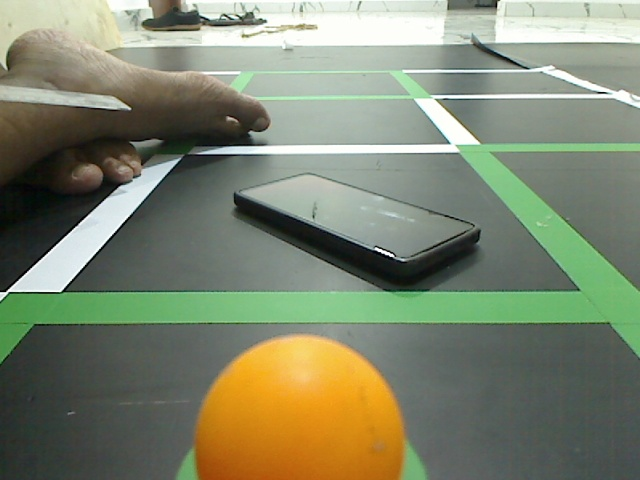
#> input picture software/RPI/captured_image.jpg, 640 x 480 px, given in place of the camera
$ python line_det.py
#> lines starting #> are read from the running program, lines starting #| are printed output that depends on the picture; after the words box and inside, x2 and y2 are one past the last pixel; in counts of white or black regions, pixels touching at a corner belong together
#> in main, frame is the input picture: shape (480, 640, 3); mean B, G, R 110.4, 133.5, 126.8
import cv2
import numpy as np

def detect_adjacent_line_color(frame):
    """
    Detect the color of the line adjacent to the robot's current position
    Returns: The detected color ('green', 'white', or 'unknown')
    """
    # Convert frame to HSV color space for better color detection
    hsv = cv2.cvtColor(frame, cv2.COLOR_BGR2HSV)
#> hsv: shape (480, 640, 3); mean H, S, V 55.8, 53.6, 140.3

    # Define color ranges
    lower_green = np.array([40, 40, 40])
    upper_green = np.array([90, 255, 255])

    lower_white = np.array([0, 0, 150])
    upper_white = np.array([180, 30, 255])

    # Create color masks
    green_mask = cv2.inRange(hsv, lower_green, upper_green)
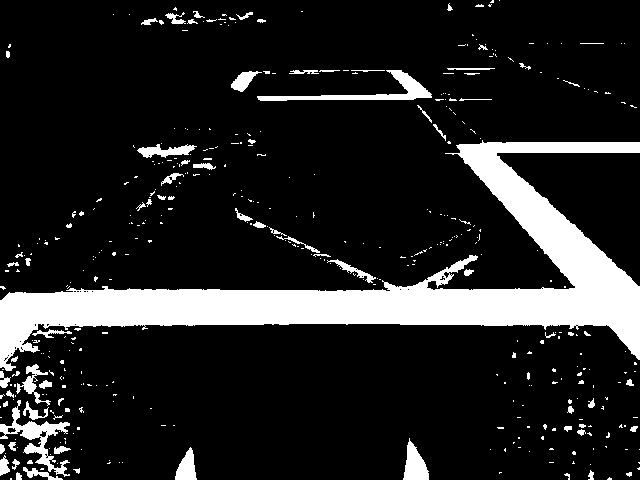
#> green_mask: shape (480, 640); 14.3% white; 421 white regions (345 under 20 px), largest, box (x1, y1, x2, y2) and area: (0, 140, 640, 371) 33953, (0, 400, 70, 477) 1332, (257, 70, 432, 101) 1306
    white_mask = cv2.inRange(hsv, lower_white, upper_white)
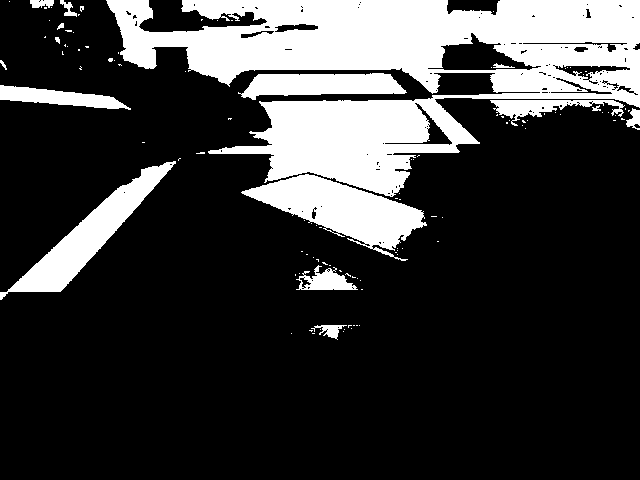
#> white_mask: shape (480, 640); 22.7% white; 111 white regions (95 under 20 px), largest, box (x1, y1, x2, y2) and area: (106, 0, 640, 197) 49470, (241, 174, 427, 261) 6887, (0, 161, 176, 300) 5467

    # Get image dimensions
    height, width = frame.shape[:2]
#> height = 480; width = 640

    # Define the region to analyze (bottom half of the frame)
    roi_y = height // 2
#> roi_y = 240
    roi_height = height // 2
#> roi_height = 240
    roi_x = 0
    roi_width = width
#> roi_width = 640

    # Create region of interest
    roi = frame[roi_y:roi_y+roi_height, roi_x:roi_x+roi_width]
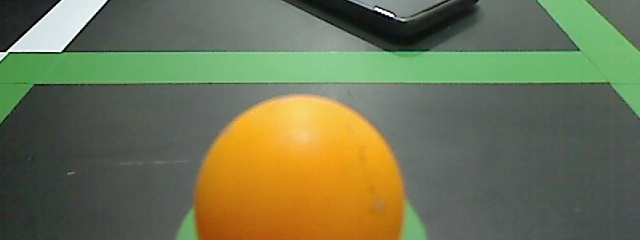
#> roi: shape (240, 640, 3); mean B, G, R 82.9, 115.6, 110.8
    green_roi = green_mask[roi_y:roi_y+roi_height, roi_x:roi_x+roi_width]
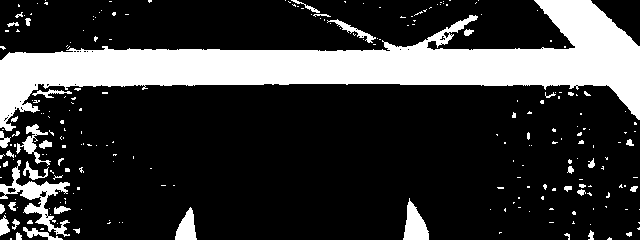
#> green_roi: shape (240, 640); 21.9% white; 237 white regions (196 under 20 px), largest, box (x1, y1, x2, y2) and area: (0, 0, 640, 131) 27915, (0, 160, 70, 237) 1332, (403, 198, 429, 240) 644
    white_roi = white_mask[roi_y:roi_y+roi_height, roi_x:roi_x+roi_width]
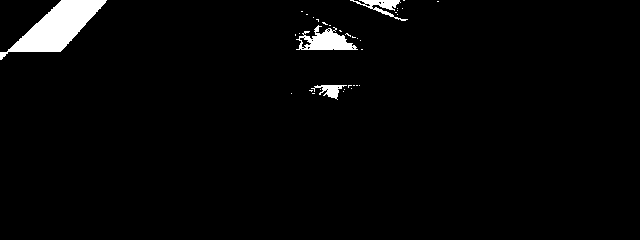
#> white_roi: shape (240, 640); 2.7% white; 36 white regions (32 under 20 px), largest, box (x1, y1, x2, y2) and area: (0, 0, 107, 60) 2666, (296, 25, 358, 50) 809, (350, 0, 408, 21) 364, (311, 85, 347, 100) 228

    # Count pixels of each color in ROI
    green_pixels = cv2.countNonZero(green_roi)
#> green_pixels = 33713
    white_pixels = cv2.countNonZero(white_roi)
#> white_pixels = 4147

    # Determine dominant color
    color = "unknown"
    if green_pixels > white_pixels and green_pixels > 100:
        color = "green"
    elif white_pixels > 100:
        color = "white"

    # Draw ROI rectangle on frame for visualization
    cv2.rectangle(frame, (roi_x, roi_y), (roi_x+roi_width, roi_y+roi_height), (0, 255, 255), 2)
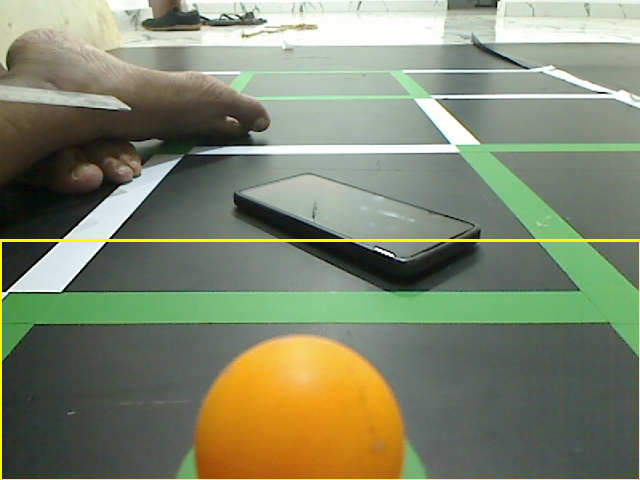
#> frame: shape (480, 640, 3); 1.06% of pixels changed, all inside (x1, y1, x2, y2) = (0, 239, 640, 480)


    return color, frame

def main():
    # Initialize webcam
    cap = cv2.VideoCapture(0)

    if not cap.isOpened():
        print("Error: Could not open webcam")
        return

    while True:
        # Capture frame
        ret, frame = cap.read()
        if not ret:
            print("Error: Couldn't capture frame")
            break

        # Detect line color
        color, marked_frame = detect_adjacent_line_color(frame)
#> color = 'green'

        # Display result on frame
        cv2.putText(marked_frame, f"Detected Color: {color}",
                   (10, 30), cv2.FONT_HERSHEY_SIMPLEX,
                   1, (0, 0, 255), 2)
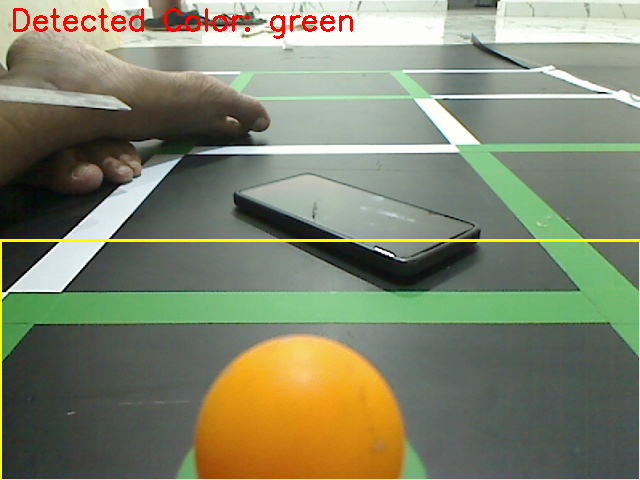
#> marked_frame: shape (480, 640, 3); 0.76% of pixels changed, all inside (x1, y1, x2, y2) = (13, 8, 353, 39)

        # Show frame
        cv2.imshow("Line Detection", marked_frame)

        # Exit on 'q' key
        if cv2.waitKey(1) & 0xFF == ord('q'):
#> (key q is pressed here)
            break

    # Clean up
    cap.release()
    cv2.destroyAllWindows()

if __name__ == "__main__":
    main()
